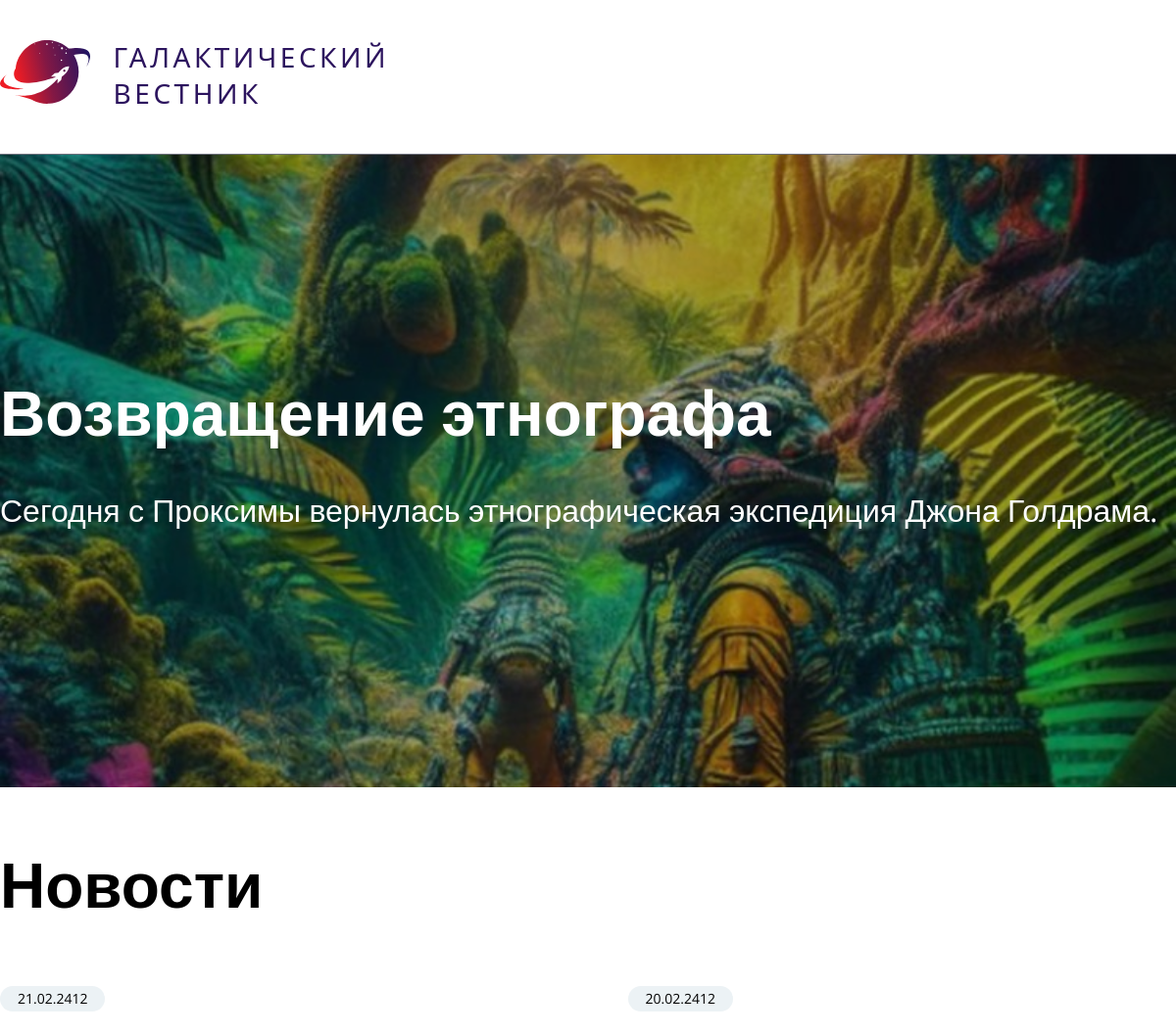
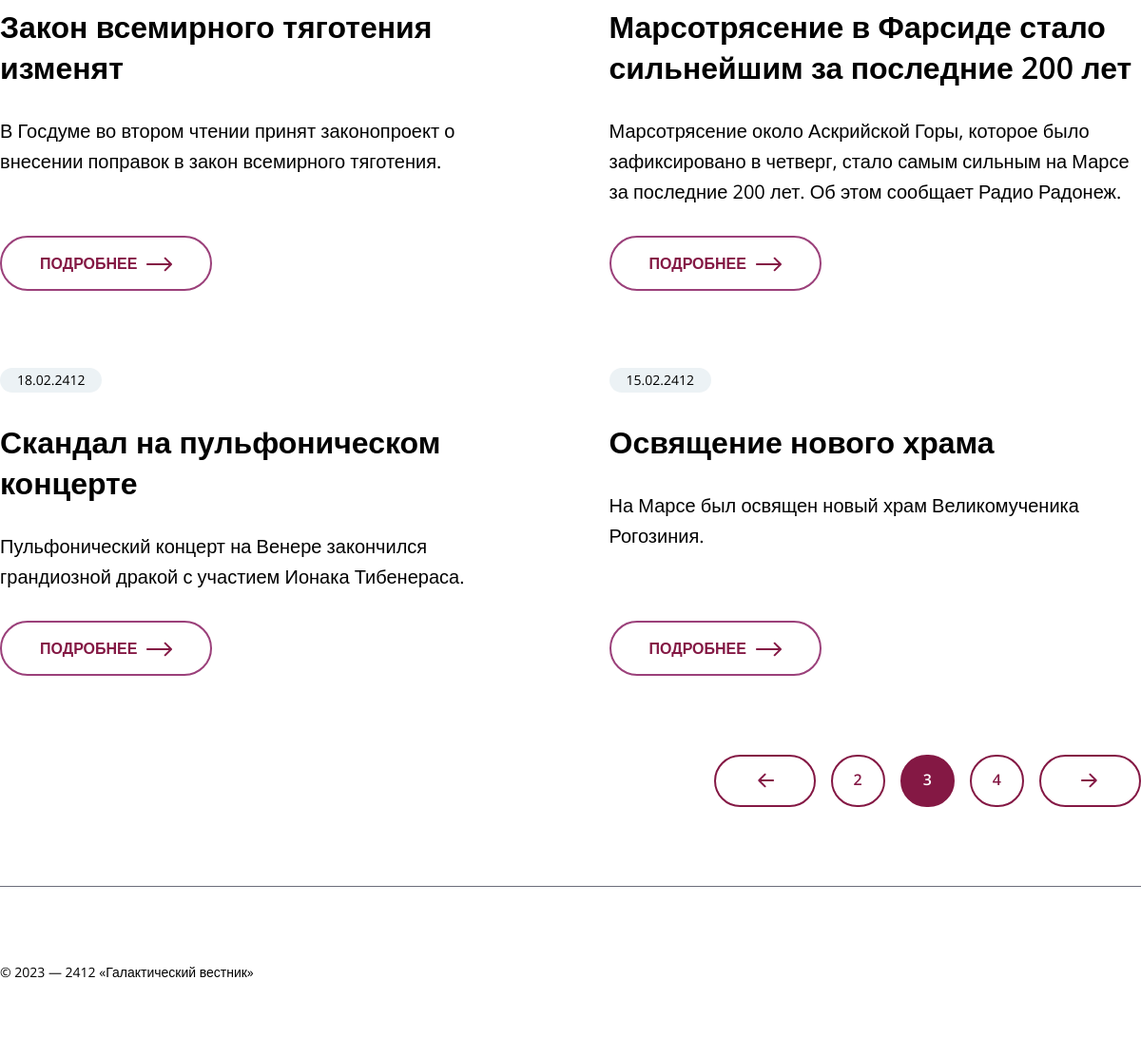
The page /main/3 on the database its author committed (2 pictures, top to bottom).
### tables this page shows
CREATE TABLE `news` (
  `id` int(11) unsigned NOT NULL AUTO_INCREMENT,
  `date` datetime NULL DEFAULT NULL,
  `title` varchar(250) NOT NULL DEFAULT '',
  `announce` text NULL DEFAULT NULL,
  `content` text NULL DEFAULT NULL,
  `image` varchar(250) NOT NULL DEFAULT '',
  PRIMARY KEY (`id`),
  KEY `id` (`id`),

  KEY `idx_news_date` (`date`));

### app/core/View.php (called while the page is built, shortened)
<?php
class View
{
    public function render(Page $page)
	{
		return $this->renderLayout($page, $this->renderView($page));
	}
	private function renderLayout(Page $page, $content)
	{
		$layoutPath = $_SERVER['DOCUMENT_ROOT'] . "/app/template/{$page->layout}.php";
		if (file_exists($layoutPath)) {
			return ob_get_clean();
		}
	}
	private function renderView(Page $page)
	{
		$viewPath = $_SERVER['DOCUMENT_ROOT'] . "/app/views/{$page->view}.php";
		if (file_exists($viewPath)) {
				$data = $page->data;
				extract($data);
				include $viewPath;
			return ob_get_clean();
		}
	}
}

### app/models/Main.php (called while the page is built, shortened)
<?php
class Main extends Model
{
    public function getLastArticle()
    {
        return mysqli_fetch_array(mysqli_query(self::$link, "SELECT * FROM `news` ORDER BY `date` DESC LIMIT 1"));
    }
    public function getAnotherArticles($articleCount, $start)
    {
        return mysqli_query(self::$link, "SELECT * FROM `news` ORDER BY `date` DESC LIMIT $articleCount OFFSET $start");
    }
}

### app/controllers/MainController.php (called while the page is built, shortened)
<?php
class MainController extends Controller
{
    public function index($params)
    {
        $page = isset($params['id']) ? $params['id'] : 1;
        $newsPerPage = 4;
        $this_page_first_result = ($page - 1) * $newsPerPage;
        $btnCount = 3;
        $countArticles = (new Main)->getCountArticles();
        $articles = (new Main)->getAnotherArticles($newsPerPage, $this_page_first_result);
        $firstArticle = (new Main)->getLastArticle();
        $page_count = ceil($countArticles / $newsPerPage);
        return $this->render('main/articles', [
            'firstArticle' => $firstArticle,
            'articles' => $articles,
            'countArticles' => $countArticles,
            'page' => $page,
            'page_count' => $page_count,
            'btnCount' => $btnCount,
        ]);
    }
}

### app/core/Dispatcher.php (called while the page is built, shortened)
<?php
class Dispatcher
{
    public function getPage(Track $track)
    {
        $className = ucfirst($track->controller) . 'Controller';
        $fullName = "\\App\\Controllers\\$className";
        try {
            $controller = new $fullName;
            if (method_exists($controller, $track->action)) {
                $result = $controller->{$track->action}($track->params);
                if ($result) {
                    return $result;
                } else {
                    return new Page('default');
                }
            } else {
                echo "Метод <b>{$track->action}</b> не найден в классе $fullName."; die();
            }
        } catch (\Exception $error) {
            echo $error->getMessage(); die();
        }
    }
}

### app/views/main/articles.php (the view, shortened to what this page needs)
<? include "pagination.php"; ?>
<main class="main">
    <div class="main__row">
        <section class="main__banner banner">
            <div class="main__banner__background">
                <img src="<?$_SERVER['DOCUMENT_ROOT']?>/public/img/articles/<?echo $firstArticle['image'];?>" alt="lastone">
            </div>
            <div class="container">
                <div class="banner__row">
                    <h1 class="banner__title">
                        <? echo $firstArticle['title']; ?>
                    </h1>
                    <div class="banner__announce">
                        <? echo $firstArticle['announce']; ?>
                    </div>
                </div>
            </div>
        </section>
        <section class="main__articles articles">
            <div class="container">
                <div class="articles__title">Новости</div>
                <div class="articles__row">
                    <?php while ($article = mysqli_fetch_array($articles)) : ?>
                    <a href="/detail/<? echo $article['id']; ?>" class="articles__article article">
                        <div class="article__row">
                            <div class="article__time">
                                <? echo date('d.m.Y', strtotime($article['date'])); ?>
                            </div>
                            <div class="article__title">
                                <? echo $article['title']; ?>
                            </div>
                            <div class="article__announce">
                                <? echo $article['announce']; ?>
                            </div>
                            <div class="article__button">
                                <div class="article__button-text">Подробнее</div>
                                <div class="article__button-arrow">
                                </div>
                            </div>
                        </div>
                    </a>
                    <?php endwhile;?>
                </div>
                <div class="articles__buttons buttons">
                    <div class="buttons__row">
                    </div>
                </div>
            </div>
        </section>
    </div>
</main>

### public/css/main.css (style rules this page uses)
.main { -webkit-box-flex: 1; -ms-flex: 1 1 auto; flex: 1 1 auto; }
.main__banner { position: relative; overflow: hidden; }
.main__banner__background { margin-top: 8vh; z-index: -1; position: absolute; width: 100%; height: 100%; display: flex; align-items: center; justify-content: center; }
.main__banner__background img { background: -webkit-gradient(linear, left top, left bottom, from(rgba(0, 0, 0, 0.35))); background: linear-gradient(rgba(0, 0, 0, 0.35)); width: 100%; height: auto; -webkit-filter: brightness(0.7); filter: brightness(0.7); }
.banner__row { z-index: 5; height: 646px; display: -webkit-box; display: -ms-flexbox; display: flex; -webkit-box-orient: vertical; -webkit-box-direction: normal; -ms-flex-direction: column; flex-direction: column; -webkit-box-pack: center; -ms-flex-pack: center; justify-content: center; }
.banner__title { color: #FFF; font-size: 64px; font-weight: 600; line-height: 140%; margin-bottom: 30px; }
.banner__announce { color: #FFF; font-size: 32px; font-weight: 400; line-height: 160%; margin-bottom: 40px; }
.articles { padding: 54px 0 83px 0; }
.articles__title { font-size: 64px; font-weight: 600; line-height: 140%; margin-bottom: 59px; }
.articles__row { display: -webkit-box; display: -ms-flexbox; display: flex; -ms-flex-wrap: wrap; flex-wrap: wrap; margin: -40.5px; }
.article { -webkit-box-flex: 0; -ms-flex: 0 1 50%; flex: 0 1 50%; padding: 40.5px; color: #000; }
.article__row { height: 100%; display: -webkit-box; display: -ms-flexbox; display: flex; -webkit-box-orient: vertical; -webkit-box-direction: normal; -ms-flex-direction: column; flex-direction: column; gap: 30px; -webkit-box-align: start; -ms-flex-align: start; align-items: start; }
.article__row .article__time { border-radius: 20px; padding: 6px 18px; background-color: #ECF2F5; }
.article__row .article__title { font-size: 32px; font-weight: 600; line-height: normal; color: #000; }
.article__row .article__announce { font-size: 20px; font-weight: 400; line-height: 160%; -webkit-box-flex: 1; -ms-flex: 1 1 auto; flex: 1 1 auto; }
.article__row .article__button { padding: 16px 40px; display: -webkit-box; display: -ms-flexbox; display: flex; gap: 10px; border-radius: 50px; border: 2px solid #9B407A; }
.article__row .article__button-text { font-size: 16px; font-weight: 600; line-height: normal; text-transform: uppercase; color: #841844; }
.article__row .article__button-arrow { -ms-flex-item-align: last baseline; -ms-grid-row-align: last baseline; align-self: last baseline; }
.buttons { margin-top: 83px; }
.buttons__row { -webkit-box-pack: end; -ms-flex-pack: end; justify-content: end; display: -webkit-box; display: -ms-flexbox; display: flex; gap: 16px; }

### public/css/general.css (style rules this page uses)
* { padding: 0; margin: 0; border: 0; }
*, *:before, *:after { -webkit-box-sizing: border-box; box-sizing: border-box; }
html, body { height: 100%; width: 100%; font-size: 100%; line-height: 1; font-size: 14px; -ms-text-size-adjust: 100%; -moz-text-size-adjust: 100%; -webkit-text-size-adjust: 100%; }
a, a:visited { text-decoration: none; }
img { vertical-align: top; }
h1, h2, h3, h4, h5, h6 { font-size: inherit; font-weight: inherit; }
body, html { height: 100%; font-family: 'Open Sans', sans-serif; }
.container { max-width: 1520px; margin: 0 auto; }

### rows shown on the page
news: image (picture), title "Возвращение этнографа", announce "Сегодня с Проксимы вернулась этнографическая экспедиция Джона Голдрама."
news: date "21.02.2412", title "Закон всемирного тяготения изменят", announce "В Госдуме во втором чтении принят законопроект о внесении поправок в закон всемирного тяготения."
news: date "20.02.2412", title "Марсотрясение в Фарсиде стало сильнейшим за последние 200 лет", announce "Марсотрясение около Аскрийской Горы, которое было зафиксировано в четверг, стало самым сильным на Марсе за последние 200 лет. Об этом сообщает Радио Радонеж."
news: date "18.02.2412", title "Скандал на пульфоническом концерте", announce "Пульфонический концерт на Венере закончился грандиозной дракой с участием Ионака Тибенераса."
news: date "15.02.2412", title "Освящение нового храма", announce "На Марсе был освящен новый храм Великомученика Рогозиния."

### other values the page prints
$p "2"
$p "3"
$p "4"
